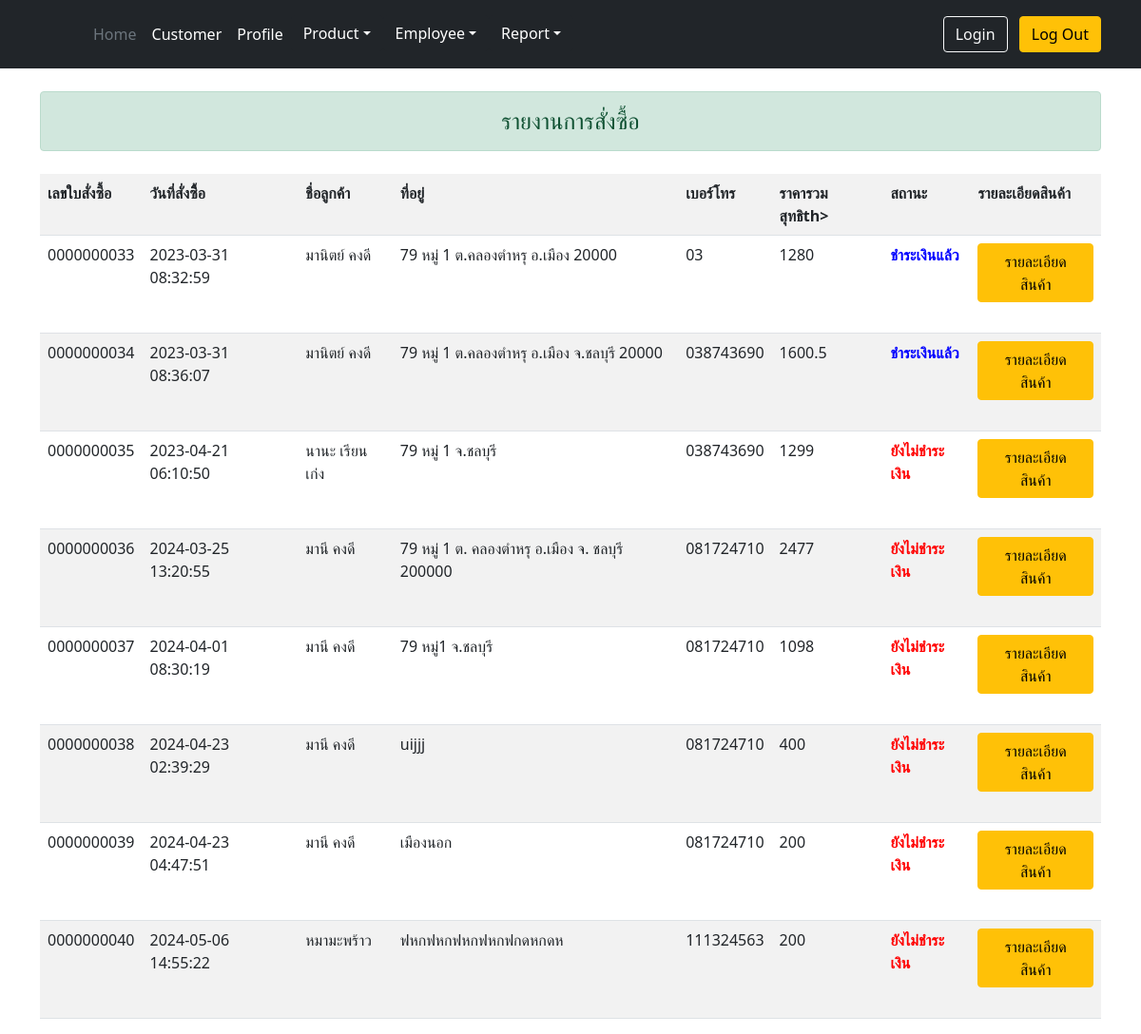
Screenshot of /admin/report_order_no.php with the database file from the repository.
### tables this page shows
CREATE TABLE `tb_order` (
  `orderID` int(10) UNSIGNED ZEROFILL NOT NULL COMMENT 'เลขที่ใบสั่งซื้อ',
  `cus_name` varchar(60) NOT NULL COMMENT 'ชื่อ-นามสกุล',
  `address` text NOT NULL COMMENT 'ที่อยู่การจัดส่งสินค้า',
  `telephone` varchar(10) NOT NULL COMMENT 'เบอร์โทรศัพท์',
  `total_price` float NOT NULL COMMENT 'ราคารวมสุทธิ',
  `order_status` varchar(1) NOT NULL COMMENT '0=ยกเลิก, 1=ยังไม่ชำระเงิน,2 =ชำระเงิน',
  `reg_date` timestamp NOT NULL DEFAULT current_timestamp() COMMENT 'วันที่สั่งซื้อ',
  `dateMonth` varchar(30) NOT NULL COMMENT 'เดือน'
);

### admin/report_order_no.php (the view, shortened to what this page needs)
<?php
include 'condb.php';
?>
<!DOCTYPE html>
<html lang="en">
<head>
<link href="css/bootstrap.min.css" rel="stylesheet" >
</head>
<body>
<?php include 'menu.php'?>
<div class="container">
<div class=" h4 text-center alert alert-success mb-4 mt-4 "
role="alert"> รายงานการสั่งซื้อ </div>
<table class="table table-striped">
<tr>
<th>เลขใบสั่งซื้อ</th>
<th>วันที่สั่งซืิ้อ</th>
<th>ชื่อลูกค้า</th>
<th>ที่อยู่</th>
<th>เบอร์โทร</th>
<th>ราคารวมสุทธิth>
<th>สถานะ</th>
<th>รายละเอียดสินค้า</th>
</tr>
<?php
$sql = "SELECT * FROM tb_order";
$result=mysqli_query($conn,$sql);
while($row=mysqli_fetch_array($result)){
    $status = $row['order_status'];
?>
<tr>
<td><?=$row["orderID"]?></td>
<td><?=$row["reg_date"]?></td>
<td><?=$row["cus_name"]?></td>
<td><?=$row["address"]?></td>
<td><?=$row["telephone"]?></td>
<td><?=$row["total_price"]?></td>
<td>
    <?php
    if($status == 1){
        echo "<b style = 'color:red'> ยังไม่ชำระเงิน </br>";
    }else if ($status == 2){
        echo "<b style = 'color:blue'> ชำระเงินแล้ว </b>";
    }else if ($status == 0){
        echo "<b style = 'color:red'> ยกเลิกการสั่งซื้อ </b>";
    }
    ?>
</td>
<td><a class="btn btn-warning mb-4" href="order_detail.php?id=<?=$row["orderID"]?>" role="button">รายละเอียดสินค้า</a></td>
</tr>
<?php
}
?>
</table>
</div>
</body>
</html>

### rows the page displays
tb_order: orderID "0000000033", reg_date "2023-03-31 08:32:59", cus_name "มานิตย์ คงดี", address "79 หมู่ 1 ต.คลองตำหรุ อ.เมือง 20000", telephone "03", total_price "1280", order_status "ชำระเงินแล้ว"
tb_order: orderID "0000000034", reg_date "2023-03-31 08:36:07", cus_name "มานิตย์ คงดี", address "79 หมู่ 1 ต.คลองตำหรุ อ.เมือง จ.ชลบุรี 20000", telephone "038743690", total_price "1600.5", order_status "ชำระเงินแล้ว"
tb_order: orderID "0000000035", reg_date "2023-04-21 06:10:50", cus_name "นานะ เรียนเก่ง", address "79 หมู่ 1 จ.ชลบุรี", telephone "038743690", total_price "1299", order_status "ยังไม่ชำระเงิน"
tb_order: orderID "0000000036", reg_date "2024-03-25 13:20:55", cus_name "มานี คงดี", address "79 หมู่ 1 ต. คลองตำหรุ อ.เมือง จ. ชลบุรี 200000", telephone "081724710", total_price "2477", order_status "ยังไม่ชำระเงิน"
tb_order: orderID "0000000037", reg_date "2024-04-01 08:30:19", cus_name "มานี คงดี", address "79 หมู่1 จ.ชลบุรี", telephone "081724710", total_price "1098", order_status "ยังไม่ชำระเงิน"
tb_order: orderID "0000000038", reg_date "2024-04-23 02:39:29", cus_name "มานี คงดี", address "uijjj", telephone "081724710", total_price "400", order_status "ยังไม่ชำระเงิน"
tb_order: orderID "0000000039", reg_date "2024-04-23 04:47:51", cus_name "มานี คงดี", address "เมืองนอก", telephone "081724710", total_price "200", order_status "ยังไม่ชำระเงิน"
tb_order: orderID "0000000040", reg_date "2024-05-06 14:55:22", cus_name "หมามะพร้าว", address "ฟหกฟหกฟหกฟหกฟกดหกดห", telephone "111324563", total_price "200", order_status "ยังไม่ชำระเงิน"
